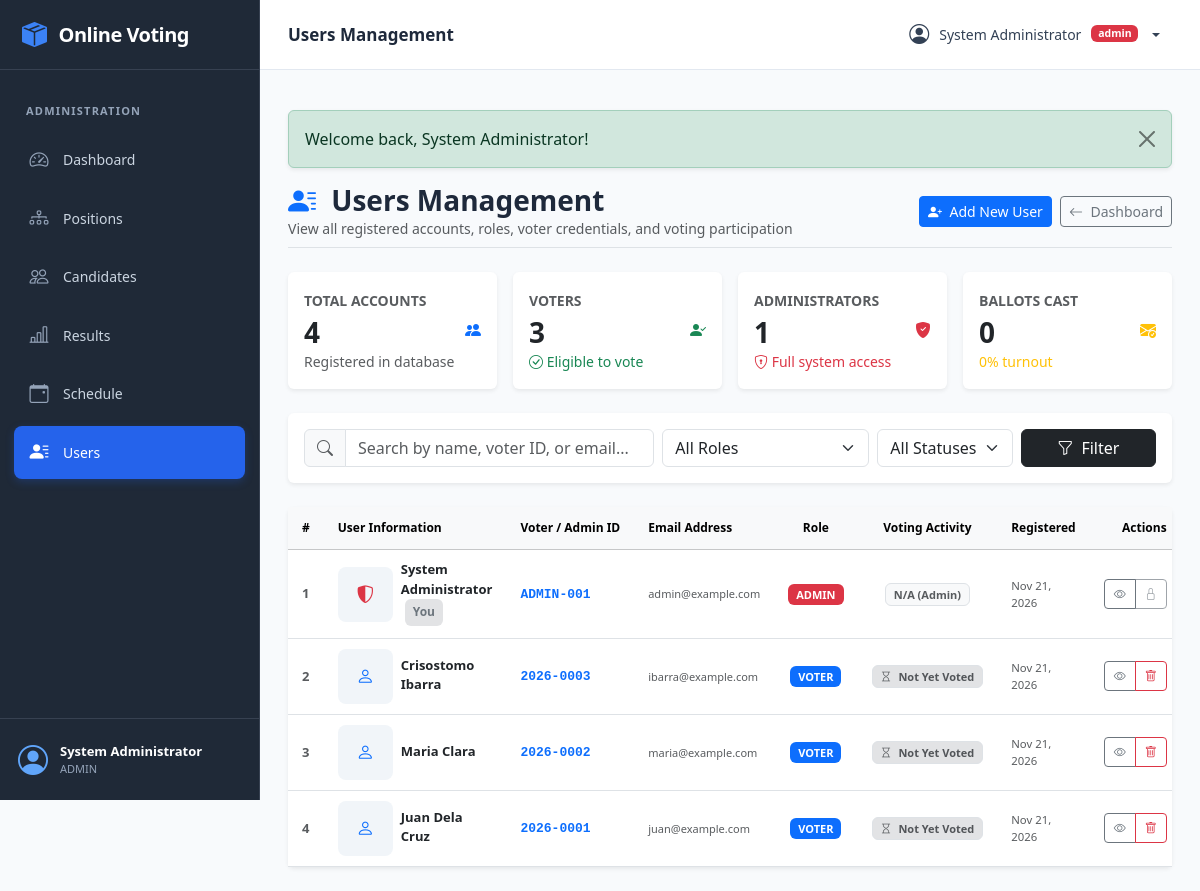
The page /admin/users.php (signed in) on the database its author committed.
### tables this page shows
CREATE TABLE IF NOT EXISTS `users` (
  `user_id` INT AUTO_INCREMENT PRIMARY KEY,
  `student_id` VARCHAR(50) NOT NULL UNIQUE,
  `full_name` VARCHAR(100) NOT NULL,
  `email` VARCHAR(100) NOT NULL UNIQUE,
  `password` VARCHAR(255) NOT NULL,
  `role` ENUM('admin', 'voter') NOT NULL DEFAULT 'voter',
  `created_at` TIMESTAMP DEFAULT CURRENT_TIMESTAMP
);

### admin/users.php (the view, shortened to what this page needs)
<?php
require_once __DIR__ . '/../db_connect.php';
require_once __DIR__ . '/../includes/functions.php';
$currentUserId = (int)$_SESSION['user_id'];
$search = trim($_GET['search'] ?? '');
$totalUsersCount = (int)$pdo->query("SELECT COUNT(*) FROM users")->fetchColumn();
$totalAdminsCount = (int)$pdo->query("SELECT COUNT(*) FROM users WHERE role = 'admin'")->fetchColumn();
$totalVotersCount = (int)$pdo->query("SELECT COUNT(*) FROM users WHERE role = 'voter'")->fetchColumn();
$votedUsersCount = (int)$pdo->query("SELECT COUNT(DISTINCT user_id) FROM votes")->fetchColumn();
$sql = "
    SELECT u.user_id, u.student_id, u.full_name, u.email, u.role, u.created_at,
           COUNT(v.vote_id) AS votes_cast,
           MAX(v.voted_at) AS last_voted_at
    FROM users u
    LEFT JOIN votes v ON u.user_id = v.user_id
    WHERE 1=1
";
$params = [];
$sql .= " GROUP BY u.user_id";
$sql .= " ORDER BY u.role ASC, u.user_id DESC";
$stmt = $pdo->prepare($sql);
$stmt->execute($params);
$users = $stmt->fetchAll();
require_once __DIR__ . '/../includes/header.php';
?>
<div class="d-flex flex-wrap justify-content-between align-items-center mb-4 pb-2 border-bottom">
    <div>
        <h2 class="h3 fw-bold mb-0">
            <i class="bi bi-person-lines-fill text-primary me-2"></i> Users Management
        </h2>
        <p class="text-muted small mb-0">View all registered accounts, roles, voter credentials, and voting participation</p>
    </div>
    <div class="d-flex gap-2 mt-2 mt-md-0">
        <button type="button" class="btn btn-primary btn-sm" data-bs-toggle="modal" data-bs-target="#addUserModal">
            <i class="bi bi-person-plus-fill me-1"></i> Add New User
        </button>
        <a href="<?= url('admin/dashboard.php'); ?>" class="btn btn-outline-secondary btn-sm">
            <i class="bi bi-arrow-left me-1"></i> Dashboard
        </a>
    </div>
</div>
<div class="row g-3 mb-4">
    <div class="col-sm-6 col-xl-3">
        <div class="card h-100 border-0 shadow-sm stat-card" style="border-left-color: #3b82f6 !important;">
            <div class="card-body d-flex align-items-center justify-content-between p-3">
                <div>
                    <span class="text-muted small text-uppercase fw-semibold">Total Accounts</span>
                    <h3 class="fw-bold mb-0 mt-1"><?= number_format($totalUsersCount); ?></h3>
                    <small class="text-muted">Registered in database</small>
                </div>
                <div class="text-primary stat-icon"><i class="bi bi-people-fill"></i></div>
            </div>
        </div>
    </div>
    <div class="col-sm-6 col-xl-3">
        <div class="card h-100 border-0 shadow-sm stat-card" style="border-left-color: #10b981 !important;">
            <div class="card-body d-flex align-items-center justify-content-between p-3">
                <div>
                    <span class="text-muted small text-uppercase fw-semibold">Voters</span>
                    <h3 class="fw-bold mb-0 mt-1"><?= number_format($totalVotersCount); ?></h3>
                    <small class="text-success"><i class="bi bi-check-circle"></i> Eligible to vote</small>
                </div>
                <div class="text-success stat-icon"><i class="bi bi-person-check-fill"></i></div>
            </div>
        </div>
    </div>
    <div class="col-sm-6 col-xl-3">
        <div class="card h-100 border-0 shadow-sm stat-card" style="border-left-color: #ef4444 !important;">
            <div class="card-body d-flex align-items-center justify-content-between p-3">
                <div>
                    <span class="text-muted small text-uppercase fw-semibold">Administrators</span>
                    <h3 class="fw-bold mb-0 mt-1"><?= number_format($totalAdminsCount); ?></h3>
                    <small class="text-danger"><i class="bi bi-shield-lock"></i> Full system access</small>
                </div>
                <div class="text-danger stat-icon"><i class="bi bi-shield-fill-check"></i></div>
            </div>
        </div>
    </div>
    <div class="col-sm-6 col-xl-3">
        <div class="card h-100 border-0 shadow-sm stat-card" style="border-left-color: #f59e0b !important;">
            <div class="card-body d-flex align-items-center justify-content-between p-3">
                <div>
                    <span class="text-muted small text-uppercase fw-semibold">Ballots Cast</span>
                    <h3 class="fw-bold mb-0 mt-1"><?= number_format($votedUsersCount); ?></h3>
                    <small class="text-warning">
                        <?= $totalVotersCount > 0 ? round(($votedUsersCount / $totalVotersCount) * 100, 1) : 0; ?>% turnout
                    </small>
                </div>
                <div class="text-warning stat-icon"><i class="bi bi-envelope-check-fill"></i></div>
            </div>
        </div>
    </div>
</div>
<div class="card border-0 shadow-sm mb-4">
    <div class="card-body p-3">
        <form method="GET" action="<?= url('admin/users.php'); ?>" class="row g-2 align-items-center">
            <div class="col-md-5">
                <div class="input-group">
                    <span class="input-group-text bg-light text-muted"><i class="bi bi-search"></i></span>
                    <input type="text" name="search" class="form-control" placeholder="Search by name, voter ID, or email..." value="<?= e($search); ?>">
                </div>
            </div>
            <div class="col-md-3">
                <select name="role" class="form-select">
                    <option value="">All Roles</option>
                </select>
            </div>
            <div class="col-md-2">
                <select name="voted" class="form-select">
                    <option value="">All Statuses</option>
                </select>
            </div>
            <div class="col-md-2 d-flex gap-2">
                <button type="submit" class="btn btn-dark w-100">
                    <i class="bi bi-funnel me-1"></i> Filter
                </button>
            </div>
        </form>
    </div>
</div>
<div class="card border-0 shadow-sm">
    <div class="card-body p-0">
        <?php if (empty($users)): ?>
            <div class="p-5 text-center text-muted">
                <i class="bi bi-person-x fs-1 d-block mb-2"></i>
                <h5 class="fw-bold">No users match your criteria</h5>
                <p class="small mb-3">Try adjusting or resetting your search filters.</p>
                <a href="<?= url('admin/users.php'); ?>" class="btn btn-outline-primary btn-sm">
                    <i class="bi bi-arrow-counterclockwise me-1"></i> Reset Filters
                </a>
            </div>
        <?php else: ?>
            <div class="table-responsive">
                <table class="table table-hover align-middle mb-0">
                    <thead class="table-light">
                        <tr>
                            <th style="width: 50px;">#</th>
                            <th>User Information</th>
                            <th>Voter / Admin ID</th>
                            <th>Email Address</th>
                            <th class="text-center" style="width: 110px;">Role</th>
                            <th class="text-center" style="width: 140px;">Voting Activity</th>
                            <th>Registered</th>
                            <th class="text-end" style="width: 100px;">Actions</th>
                        </tr>
                    </thead>
                    <tbody>
                        <?php foreach ($users as $idx => $u):
                            $isSelf = ((int)$u['user_id'] === $currentUserId);
                            $votesCast = (int)$u['votes_cast'];
                        ?>
                            <tr>
                                <td class="text-muted fw-bold"><?= $idx + 1; ?></td>
                                <td>
                                    <div class="d-flex align-items-center gap-2">
                                        <div class="candidate-avatar-placeholder" style="width: 38px; height: 38px; font-size: 1.1rem;">
                                            <i class="bi <?= $u['role'] === 'admin' ? 'bi-shield-shaded text-danger' : 'bi-person text-primary'; ?>"></i>
                                        </div>
                                        <div>
                                            <div class="fw-bold text-dark">
                                                <?= e($u['full_name']); ?>
                                                <?php if ($isSelf): ?>
                                                    <span class="badge bg-secondary-subtle text-secondary small ms-1">You</span>
                                                <?php endif; ?>
                                            </div>
                                        </div>
                                    </div>
                                </td>
                                <td>
                                    <code class="fw-bold text-primary"><?= e($u['student_id']); ?></code>
                                </td>
                                <td>
                                    <span class="text-muted small"><?= e($u['email']); ?></span>
                                </td>
                                <td class="text-center">
                                    <span class="badge <?= $u['role'] === 'admin' ? 'bg-danger' : 'bg-primary'; ?> text-uppercase">
                                        <?= e($u['role']); ?>
                                    </span>
                                </td>
                                <td class="text-center">
                                    <?php if ($u['role'] === 'admin'): ?>
                                        <span class="badge bg-light text-muted border">N/A (Admin)</span>
                                    <?php elseif ($votesCast > 0): ?>
                                        <span class="badge bg-success-subtle text-success border border-success px-2 py-1" title="Voted in <?= $votesCast; ?> position(s)">
                                            <i class="bi bi-check-circle-fill me-1"></i> Voted (<?= $votesCast; ?>)
                                        </span>
                                    <?php else: ?>
                                        <span class="badge bg-secondary-subtle text-muted border px-2 py-1">
                                            <i class="bi bi-hourglass me-1"></i> Not Yet Voted
                                        </span>
                                    <?php endif; ?>
                                </td>
                                <td class="text-muted small">
                                    <?= date('M d, Y', strtotime($u['created_at'])); ?>
                                </td>
                                <td class="text-end">
                                    <div class="btn-group btn-group-sm">
                                        <button type="button" class="btn btn-outline-secondary" title="View User Details" data-bs-toggle="modal" data-bs-target="#userModal<?= $u['user_id']; ?>">
                                            <i class="bi bi-eye"></i>
                                        </button>
                                        <?php if (!$isSelf): ?>
                                            <button type="button" class="btn btn-outline-danger" title="Delete User" data-bs-toggle="modal" data-bs-target="#deleteUserModal<?= $u['user_id']; ?>">
                                                <i class="bi bi-trash"></i>
                                            </button>
                                        <?php else: ?>
                                            <button type="button" class="btn btn-outline-secondary disabled" title="Cannot delete current account">
                                                <i class="bi bi-lock"></i>
                                            </button>
                                        <?php endif; ?>
                                    </div>
                                </td>
                            </tr>
                        <?php endforeach; ?>
                    </tbody>
                </table>
            </div>
        <?php endif; ?>
    </div>
</div>
<?php require_once __DIR__ . '/../includes/footer.php'; ?>

### assets/css/style.css (style rules this page uses)
:root { --sidebar-width: 260px; --sidebar-bg: #1f2937; --sidebar-text: #cbd5e1; --sidebar-active: #2563eb; --header-height: 70px; }
html, body { min-height: 100%; }
body { margin: 0; background-color: #f8fafc; color: #1e293b; font-family: system-ui, -apple-system, "Segoe UI", Roboto, Arial, sans-serif; display: block; }
.table-responsive .table { font-size: 13px; vertical-align: middle; }
.table-responsive .table th { padding: 12px 14px; font-size: 12px; font-weight: 700; white-space: nowrap; }
.table-responsive .table td { padding: 10px 14px; vertical-align: middle; }
.candidate-avatar, .candidate-avatar-placeholder { width: 55px !important; height: 55px !important; min-width: 55px; max-width: 55px; min-height: 55px; max-height: 55px; object-fit: cover; object-position: center; display: block; border-radius: 8px; overflow: hidden; }
.candidate-avatar-placeholder { display: flex; align-items: center; justify-content: center; background: #f1f5f9; color: #94a3b8; font-size: 24px; }
.table-responsive .table td .fw-bold { font-size: 13px; margin-bottom: 2px; }
.table-responsive .table td .text-muted.small { font-size: 11px; }
.table-responsive .table .badge { font-size: 11px; padding: 5px 8px !important; }
.table-responsive .table td .small { font-size: 12px; line-height: 1.4; }
.table-responsive .btn-group-sm>.btn { padding: 5px 9px; font-size: 12px; }

### rows shown on the page
users: full_name "System Administrator", shows "You", student "ADMIN-001", email "admin@example.com", role "ADMIN", shows "N/A (Admin)", created_at "Nov 21, 2026"
users: full_name "Crisostomo Ibarra", student "2026-0003", email "ibarra@example.com", role "VOTER", shows "Not Yet Voted", created_at "Nov 21, 2026"
users: full_name "Maria Clara", student "2026-0002", email "maria@example.com", role "VOTER", shows "Not Yet Voted", created_at "Nov 21, 2026"
users: full_name "Juan Dela Cruz", student "2026-0001", email "juan@example.com", role "VOTER", shows "Not Yet Voted", created_at "Nov 21, 2026"

### other values the page prints
$_SESSION['full_name'] "System Administrator"
$_SESSION['role'] "ADMIN"
$pageTitle "Users Management"
$_SESSION['role'] "admin"
$message "Welcome back, System Administrator!"
$totalUsersCount "4"
$totalVotersCount "3"
$totalAdminsCount "1"
$votedUsersCount "0"
